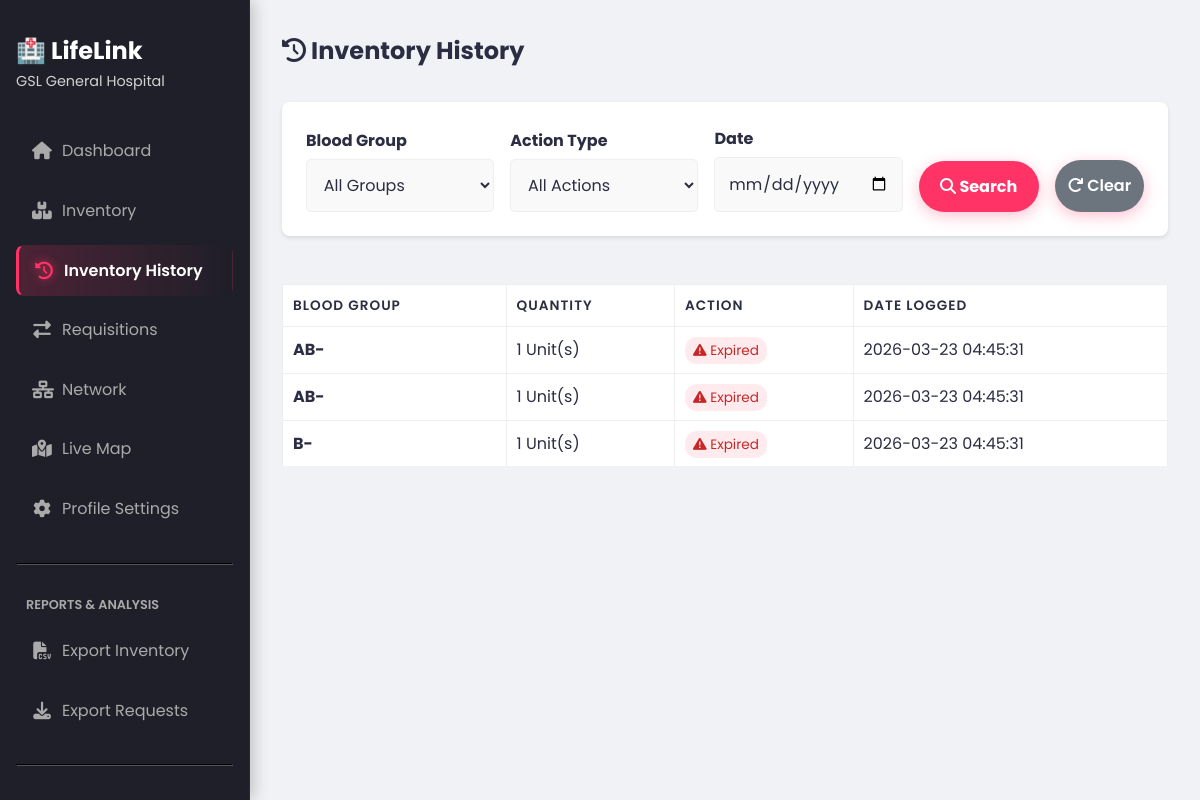
Page /hospital/history (signed in) on the committed database.
### models.py (models this page shows, shortened)
class Hospital(UserMixin, db.Model):
    __tablename__ = 'hospitals'
    id = db.Column(db.Integer, primary_key=True)
    name = db.Column(db.String(100), nullable=False)
    email = db.Column(db.String(100), unique=True, nullable=True)
    password_hash = db.Column(db.String(200), nullable=True)
    city = db.Column(db.String(50), nullable=False)
    address = db.Column(db.String(255), nullable=False)
    mobile_number = db.Column(db.String(20), unique=True, nullable=False)
    latitude = db.Column(db.Float, nullable=True)
    longitude = db.Column(db.Float, nullable=True)
    blood_stock = db.Column(db.JSON, default={})
    is_approved = db.Column(db.Boolean, default=True)

class InventoryHistory(db.Model):
    __tablename__ = 'inventory_history'
    id = db.Column(db.Integer, primary_key=True)
    hospital_id = db.Column(db.Integer, db.ForeignKey('hospitals.id'), nullable=False)
    action = db.Column(db.String(50), nullable=False) # Added, Used, Expired
    blood_group = db.Column(db.String(5), nullable=False)
    quantity = db.Column(db.Integer, nullable=False)
    date = db.Column(db.DateTime, default=datetime.utcnow)

### app.py (the view)
@app.route('/hospital/history', methods=['GET'])
@login_required
def hospital_history():
    if not isinstance(current_user, Hospital): return redirect(url_for('home'))
    query = InventoryHistory.query.filter_by(hospital_id=current_user.id)
    bg_filter = request.args.get('blood_group')
    action_filter = request.args.get('action')
    date_filter = request.args.get('date')
    if bg_filter:
        query = query.filter(InventoryHistory.blood_group == bg_filter)
    if action_filter:
        query = query.filter(InventoryHistory.action == action_filter)
    if date_filter:
        try:
            filter_date = datetime.strptime(date_filter, '%Y-%m-%d').date()
            query = query.filter(db.func.date(InventoryHistory.date) == filter_date)
        except ValueError:
            pass
    history_logs = query.order_by(InventoryHistory.date.desc()).all()
    return render_template('hospital/inventory_history.html', history_logs=history_logs)

### app.py (called while the page is built, shortened)
@app.after_request
def add_header(response):
    response.headers['Cache-Control'] = 'no-store, no-cache, must-revalidate, post-check=0, pre-check=0, max-age=0'
    response.headers['Pragma'] = 'no-cache'
    response.headers['Expires'] = '-1'
    return response

@login_manager.user_loader
def load_user(user_id):
    if user_id.startswith('admin_'):
        try:
            uid = int(user_id.split('_')[1])
            return db.session.get(Admin, uid)
        except (IndexError, ValueError):
            return None
    if user_id.startswith('hospital_'):
        try:
            uid = int(user_id.split('_')[1])
            hosp = db.session.get(Hospital, uid)
            if hosp and not hosp.is_approved:
                return None
            return hosp
        except (IndexError, ValueError):
            return None

@app.context_processor
def inject_translations():
    lang = session.get('lang', 'en')
    def _t(key, **kwargs):
        text = TRANSLATIONS.get(lang, TRANSLATIONS['en']).get(key, key)
        for k, v in kwargs.items():
            text = text.replace(f"{{{k}}}", str(v))
        return text
    return dict(_=_t, current_lang=lang, datetime=datetime)

@app.before_request
def run_background_tasks():
    if not request.path.startswith('/static'):
        try:
            update_request_statuses()
            send_eligibility_reminders()
        except:
            pass # Keep app stable if DB is not ready

def update_request_statuses():
    try:
        now = datetime.utcnow()
        expiry_threshold = now - timedelta(hours=24)
        expired_reqs = BloodRequest.query.filter(
            BloodRequest.status == 'Pending',
            BloodRequest.created_at <= expiry_threshold
        ).all()
        for req in expired_reqs:
            req.status = 'Expired'
        expired_broadcasts = HospitalBroadcast.query.filter(
            HospitalBroadcast.status == 'Active',
            HospitalBroadcast.created_at <= expiry_threshold
        ).all()
        for b in expired_broadcasts:
            b.status = 'Expired'
        db.session.commit()
    except Exception as e:
        print(f"Error updating request statuses: {e}")
        db.session.rollback()

### templates/hospital/inventory_history.html (shortened to what this page needs)
{% extends 'hospital/base.html' %}
{% block hospital_content %}
<div style="display: flex; justify-content: space-between; align-items: center; margin-bottom: 2rem;">
    <h2><i class="fas fa-history"></i> Inventory History</h2>
</div>
<div style="background: var(--surface); padding: 1.5rem; border-radius: 8px; box-shadow: 0 2px 4px rgba(0,0,0,0.1); margin-bottom: 2rem;">
    <form method="GET" action="{{ url_for('hospital_history') }}" style="display: flex; gap: 1rem; align-items: flex-end; flex-wrap: wrap;">
        <div style="flex: 1; min-width: 150px;">
            <label style="display: block; margin-bottom: 5px; font-weight: bold;">Blood Group</label>
            <select name="blood_group" style="width: 100%; padding: 0.8rem; border-radius: 5px; border: 1px solid var(--border-color);">
                <option value="">All Groups</option>
            </select>
        </div>
        <div style="flex: 1; min-width: 150px;">
            <label style="display: block; margin-bottom: 5px; font-weight: bold;">Action Type</label>
            <select name="action" style="width: 100%; padding: 0.8rem; border-radius: 5px; border: 1px solid var(--border-color);">
                <option value="">All Actions</option>
            </select>
        </div>
        <div style="flex: 1; min-width: 150px;">
            <label style="display: block; margin-bottom: 5px; font-weight: bold;">Date</label>
            <input type="date" name="date" value="{{ request.args.get('date', '') }}" style="width: 100%; padding: 0.8rem; border-radius: 5px; border: 1px solid var(--border-color);">
        </div>
        <div style="min-width: 120px;">
            <button type="submit" class="btn" style="width: 100%; padding: 0.8rem; background: var(--primary); font-weight: bold;"><i class="fas fa-search"></i> Search</button>
        </div>
        <div>
            <a href="{{ url_for('hospital_history') }}" class="btn" style="padding: 0.8rem; display: inline-block; background: #6c757d; text-decoration: none;"><i class="fas fa-redo"></i> Clear</a>
        </div>
    </form>
</div>
<div class="table-responsive">
    <table class="table">
        <thead>
            <tr>
                <th>Blood Group</th>
                <th>Quantity</th>
                <th>Action</th>
                <th>Date Logged</th>
            </tr>
        </thead>
        <tbody>
            {% for log in history_logs %}
            <tr>
                <td><strong>{{ log.blood_group }}</strong></td>
                <td>{{ log.quantity }} Unit(s)</td>
                <td>
                    {% if log.action == 'Added' %}
                        <span style="padding: 4px 8px; border-radius: 12px; font-size: 0.85em; background: #e8f5e9; color: #2e7d32;"><i class="fas fa-plus-circle"></i> Added</span>
                    {% elif log.action == 'Used' %}
                        <span style="padding: 4px 8px; border-radius: 12px; font-size: 0.85em; background: #e3f2fd; color: #1565c0;"><i class="fas fa-check-circle"></i> Used</span>
                    {% elif log.action == 'Expired' %}
                        <span style="padding: 4px 8px; border-radius: 12px; font-size: 0.85em; background: #ffebee; color: #c62828;"><i class="fas fa-exclamation-triangle"></i> Expired</span>
                    {% else %}
                        {{ log.action }}
                    {% endif %}
                </td>
                <td>{{ log.date.strftime('%Y-%m-%d %H:%M:%S') }}</td>
            </tr>
            {% else %}
            <tr>
                <td colspan="4" style="text-align: center; padding: 2rem; color: #666;">
                    No inventory history logs found matching the current filters.
                </td>
            </tr>
            {% endfor %}
        </tbody>
    </table>
</div>
{% endblock %}

### templates/hospital/base.html (shortened to what this page needs)
<!DOCTYPE html>
<html lang="{{ current_lang }}">
<head>
    <link rel="stylesheet" href="{{ url_for('static', filename='css/style.css') }}">
    <link rel="stylesheet" href="https://cdnjs.cloudflare.com/ajax/libs/font-awesome/6.4.0/css/all.min.css">
</head>
<body>
    <div class="sidebar">
        <h2>🏥 LifeLink</h2>
        <p style="font-size: 0.9em; margin-bottom: 2rem; opacity: 0.8;">{{ current_user.name }}</p>
        <a href="{{ url_for('hospital_dashboard') }}" class="{{ 'active' if request.endpoint == 'hospital_dashboard' else '' }}"><i class="fas fa-home"></i> Dashboard</a>
        <a href="{{ url_for('hospital_inventory') }}" class="{{ 'active' if request.endpoint == 'hospital_inventory' else '' }}"><i class="fas fa-boxes"></i> Inventory</a>
        <a href="{{ url_for('hospital_history') }}" class="{{ 'active' if request.endpoint == 'hospital_history' else '' }}"><i class="fas fa-history"></i> Inventory History</a>
        <a href="{{ url_for('hospital_requisition') }}" class="{{ 'active' if request.endpoint == 'hospital_requisition' or request.endpoint == 'fulfill_requisition' else '' }}"><i class="fas fa-exchange-alt"></i> Requisitions</a>
        <a href="{{ url_for('hospital_network') }}" class="{{ 'active' if request.endpoint == 'hospital_network' else '' }}"><i class="fas fa-network-wired"></i> Network</a>
        <a href="{{ url_for('hospital_map') }}" class="{{ 'active' if request.endpoint == 'hospital_map' else '' }}"><i class="fas fa-map-marked-alt"></i> Live Map</a>
        <a href="{{ url_for('hospital_profile') }}" class="{{ 'active' if request.endpoint == 'hospital_profile' else '' }}"><i class="fas fa-cog"></i> Profile Settings</a>
        <hr style="border-color: #555; margin: 20px 0;">
        <div style="padding: 10px; color: #aaa; text-transform: uppercase; font-size: 0.8em; font-weight: 600;">Reports & Analysis</div>
        <a href="{{ url_for('hospital_export', report_type='inventory') }}"><i class="fas fa-file-csv"></i> Export Inventory</a>
        <a href="{{ url_for('hospital_export', report_type='requests') }}"><i class="fas fa-download"></i> Export Requests</a>
        <hr style="border-color: #555; margin: 20px 0;">
        <a href="{{ url_for('home') }}"> Main Site</a>
    </div>
    <div class="content">
        {% block hospital_content %}{% endblock %}
    </div>
</body>
</html>

### static/css/style.css (style rules this page uses)
:root { --primary: #FF3366; --primary-dark: #cc0044; --secondary: #2B2D42; --accent: #27ae60; --background: #f0f2f5; --text: #2B2D42; --white: #ffffff; --glass: rgba(255, 255, 255, 0.95); --shadow: 0 10px 30px rgba(0, 0, 0, 0.08); --radius: 16px; --gradient: linear-gradient(135deg, #FF3366 0%, #FF6B6B 100%); --gradient-hover: linear-gradient(135deg, #FF6B6B 0%, #FF3366 100%); --table-header: #f8f9fa; --table-hover: #fafafa; --input-bg: #f9f9f9; --border-color: #eee; --surface: #ffffff; --btn-text: #ffffff; --footer-bg: var(--secondary); --footer-text: #ffffff; }
* { margin: 0; padding: 0; box-sizing: border-box; font-family: 'Poppins', sans-serif; }
body { background-color: var(--background); color: var(--text); line-height: 1.6; display: flex; flex-direction: column; min-height: 100vh; }
.btn { display: inline-block; padding: 0.8rem 2rem; background: var(--gradient); color: var(--btn-text); border-radius: 50px; text-decoration: none; transition: all 0.3s ease; border: none; cursor: pointer; font-size: 1rem; font-weight: 600; box-shadow: 0 4px 15px rgba(255, 51, 102, 0.3); }
table { width: 100%; border-collapse: separate; border-spacing: 0; }
th { background: var(--table-header); color: var(--secondary); padding: 1.2rem; font-weight: 700; text-transform: uppercase; font-size: 0.85rem; letter-spacing: 1px; }
td { padding: 1.2rem; border-bottom: 1px solid var(--border-color); background: var(--white); color: var(--text); }
tr:last-child td { border-bottom: none; }
input, select, textarea { width: 100%; padding: 1rem; border: 2px solid var(--border-color); border-radius: 10px; font-size: 1rem; transition: all 0.3s; background: var(--input-bg); color: var(--text); }
label { font-weight: 600; margin-bottom: 0.5rem; display: inline-block; color: var(--secondary); }

### templates/hospital/base.html (style rules this page uses)
body { font-family: 'Poppins', sans-serif; margin: 0; background: var(--background); }
.sidebar { width: 250px; background: rgba(20,20,30,0.95); backdrop-filter: blur(10px); color: white; padding: 2rem 1rem; position: fixed; top: 0; left: 0; height: 100vh; overflow-y: auto; box-sizing: border-box; display: flex; flex-direction: column; border-right: 1px solid rgba(255,255,255,0.05); z-index: 100; box-shadow: 4px 0 15px rgba(0,0,0,0.2); }
.sidebar a { color: #aaa; display: flex; align-items: center; gap: 10px; padding: 12px 15px; text-decoration: none; border-radius: 8px; margin-bottom: 8px; transition: all 0.3s cubic-bezier(0.4, 0, 0.2, 1); border: 1px solid transparent; }
.sidebar a i { font-size: 1.1em; width: 20px; text-align: center; transition: color 0.3s; }
.sidebar a.active { color: white; background: linear-gradient(90deg, rgba(255,51,102,0.2), rgba(255,51,102,0)); border-left: 3px solid var(--primary); font-weight: 600; }
.sidebar a.active i { color: var(--primary); text-shadow: 0 0 10px rgba(255,51,102,0.8); }
.content { margin-left: 250px; padding: 2rem; color: var(--text); overflow-x: hidden; min-height: 100vh; box-sizing: border-box; }
.table-responsive { overflow-x: auto; }
.table { width: 100%; border-collapse: collapse; margin-top: 1rem; min-width: 600px; }
.table th, .table td { padding: 10px; border: 1px solid var(--border-color); text-align: left; background: var(--white); }
.table th { background: var(--surface); font-weight: 600; }

### rows in the picture
Hospital: name "GSL General Hospital"
InventoryHistory: blood_group "AB-", quantity "1", action "Expired" (drawn), date "2026-03-23 04:45:31"
InventoryHistory: blood_group "AB-", quantity "1", action "Expired" (drawn), date "2026-03-23 04:45:31"
InventoryHistory: blood_group "B-", quantity "1", action "Expired" (drawn), date "2026-03-23 04:45:31"
